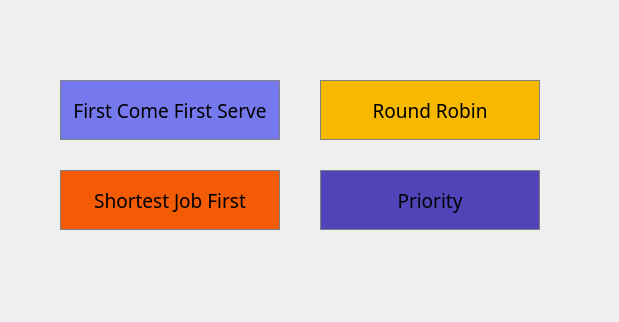
<?xml version="1.0" encoding="UTF-8"?>
<ui version="4.0">
 <class>MainWindow</class>
 <widget class="QMainWindow" name="MainWindow">
  <property name="geometry">
   <rect>
    <x>0</x>
    <y>0</y>
    <width>619</width>
    <height>322</height>
   </rect>
  </property>
  <property name="windowTitle">
   <string>MainWindow</string>
  </property>
  <widget class="QWidget" name="centralWidget">
   <widget class="QPushButton" name="pushButton_sjf">
    <property name="geometry">
     <rect>
      <x>60</x>
      <y>170</y>
      <width>220</width>
      <height>60</height>
     </rect>
    </property>
    <property name="font">
     <font>
      <family>Bahnschrift SemiLight SemiConde</family>
      <pointsize>14</pointsize>
     </font>
    </property>
    <property name="styleSheet">
     <string notr="true">QPushButton {
	border: 1px solid gray;
	background-color: 	rgb(243, 91, 4);
}
QPushButton:pressed {
    background-color: qlineargradient(x1: 0, y1: 0, x2: 0, y2: 1,
                                      stop: 0 #dadbde, stop: 1 #f6f7fa);
}
</string>
    </property>
    <property name="text">
     <string>Shortest Job First</string>
    </property>
   </widget>
   <widget class="QPushButton" name="pushButton_rr">
    <property name="geometry">
     <rect>
      <x>320</x>
      <y>80</y>
      <width>220</width>
      <height>60</height>
     </rect>
    </property>
    <property name="font">
     <font>
      <family>Bahnschrift SemiLight SemiConde</family>
      <pointsize>14</pointsize>
     </font>
    </property>
    <property name="styleSheet">
     <string notr="true">QPushButton {
	border: 1px solid gray;
	background-color: 	rgb(247, 184, 1);

}
QPushButton:pressed {
    background-color: qlineargradient(x1: 0, y1: 0, x2: 0, y2: 1,
                                      stop: 0 #dadbde, stop: 1 #f6f7fa);
}
</string>
    </property>
    <property name="text">
     <string>Round Robin</string>
    </property>
   </widget>
   <widget class="QPushButton" name="pushButton_priority">
    <property name="geometry">
     <rect>
      <x>320</x>
      <y>170</y>
      <width>220</width>
      <height>60</height>
     </rect>
    </property>
    <property name="font">
     <font>
      <family>Bahnschrift SemiLight SemiConde</family>
      <pointsize>14</pointsize>
     </font>
    </property>
    <property name="styleSheet">
     <string notr="true">QPushButton {
	border: 1px solid gray;
	background-color: 	rgb(80, 68, 184);
}
QPushButton:pressed {
    background-color: qlineargradient(x1: 0, y1: 0, x2: 0, y2: 1,
                                      stop: 0 #dadbde, stop: 1 #f6f7fa);
}</string>
    </property>
    <property name="text">
     <string>Priority</string>
    </property>
   </widget>
   <widget class="QPushButton" name="pushButton_fcfs">
    <property name="geometry">
     <rect>
      <x>60</x>
      <y>80</y>
      <width>220</width>
      <height>60</height>
     </rect>
    </property>
    <property name="font">
     <font>
      <family>Bahnschrift SemiLight SemiConde</family>
      <pointsize>14</pointsize>
     </font>
    </property>
    <property name="styleSheet">
     <string notr="true">QPushButton {
	border: 1px solid gray;
	background-color: 	rgb(118, 120, 237);
}
QPushButton:pressed {
    background-color: qlineargradient(x1: 0, y1: 0, x2: 0, y2: 1,
                                      stop: 0 #dadbde, stop: 1 #f6f7fa);
}
</string>
    </property>
    <property name="text">
     <string>First Come First Serve</string>
    </property>
   </widget>
  </widget>
 </widget>
 <layoutdefault spacing="6" margin="11"/>
 <resources/>
 <connections/>
</ui>
